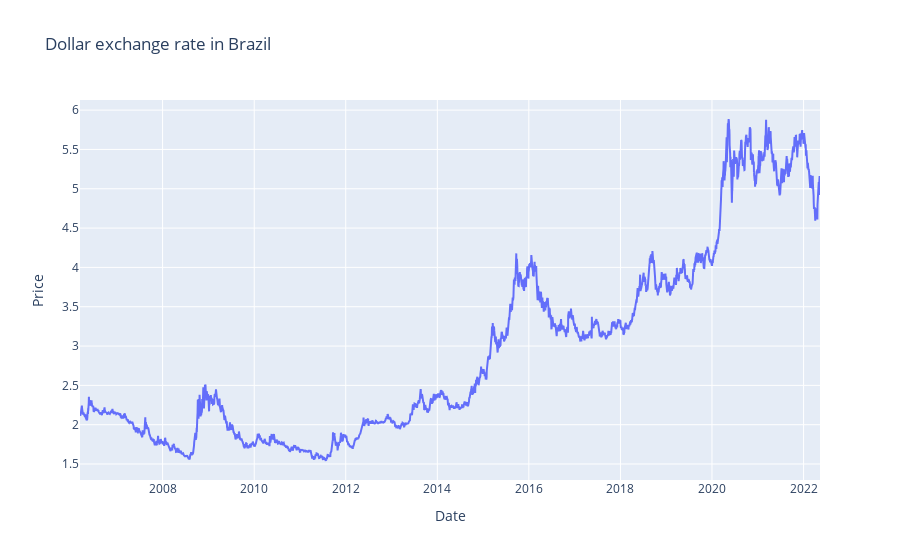

Notebook code cell kept with this figure:
### Code cell
fig = go.Figure()

fig.add_trace(go.Scatter(x=df.index, y=df.price, mode='lines', name='Price'))

fig.update_layout(title='Dollar exchange rate in Brazil', xaxis_title='Date', yaxis_title='Price')

### Figure 1 — Plotly figure (JSON) as saved in the notebook; plotly's stock layout.template omitted (floating-point values rounded to 4 significant figures; data arrays with more than 128 entries replaced by an {"elided": "..."} marker saying what was removed)
{"data": [{"mode": "lines", "name": "Price", "type": "scatter", "x": {"elided": "4219 str values"}, "y": {"elided": "4219 float values"}}], "layout": {"title": {"text": "Dollar exchange rate in Brazil"}, "xaxis": {"title": {"text": "Date"}}, "yaxis": {"title": {"text": "Price"}}}}
